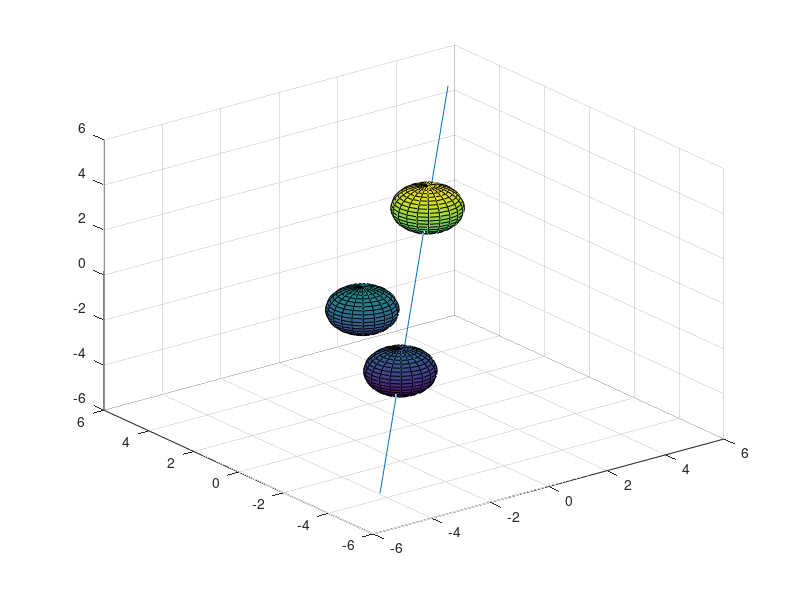

MATLAB code to generate this figure:
%%
% *No Obstacle Avoidance*

%% Define/Create Start, Finish, & Obstacles

%Path Start (XYZ)
path_start = [5 5 5];

%Path End (XYZ)
path_end = [-5 -5 -5];

%Define spherical obstacles with radius (r), and centres at obs_locs
%(XYZ)
r = 1;
[sphere_x, sphere_y, sphere_z] = sphere();
obs_locs = [
    -1 1.001 -1;
    2 2.001 2;
    -2.001 -2 -2;
];
%% Path Plan
path = [path_start; path_end];

%% Plot Path and Obstacles
figure
plot3(path(:,1), path(:,2), path(:,3));
hold on
grid on
for i = 1:size(obs_locs,1)
surf(sphere_x*r + obs_locs(i,1), sphere_y*r + obs_locs(i,2), sphere_z*r + obs_locs(i,3))
end